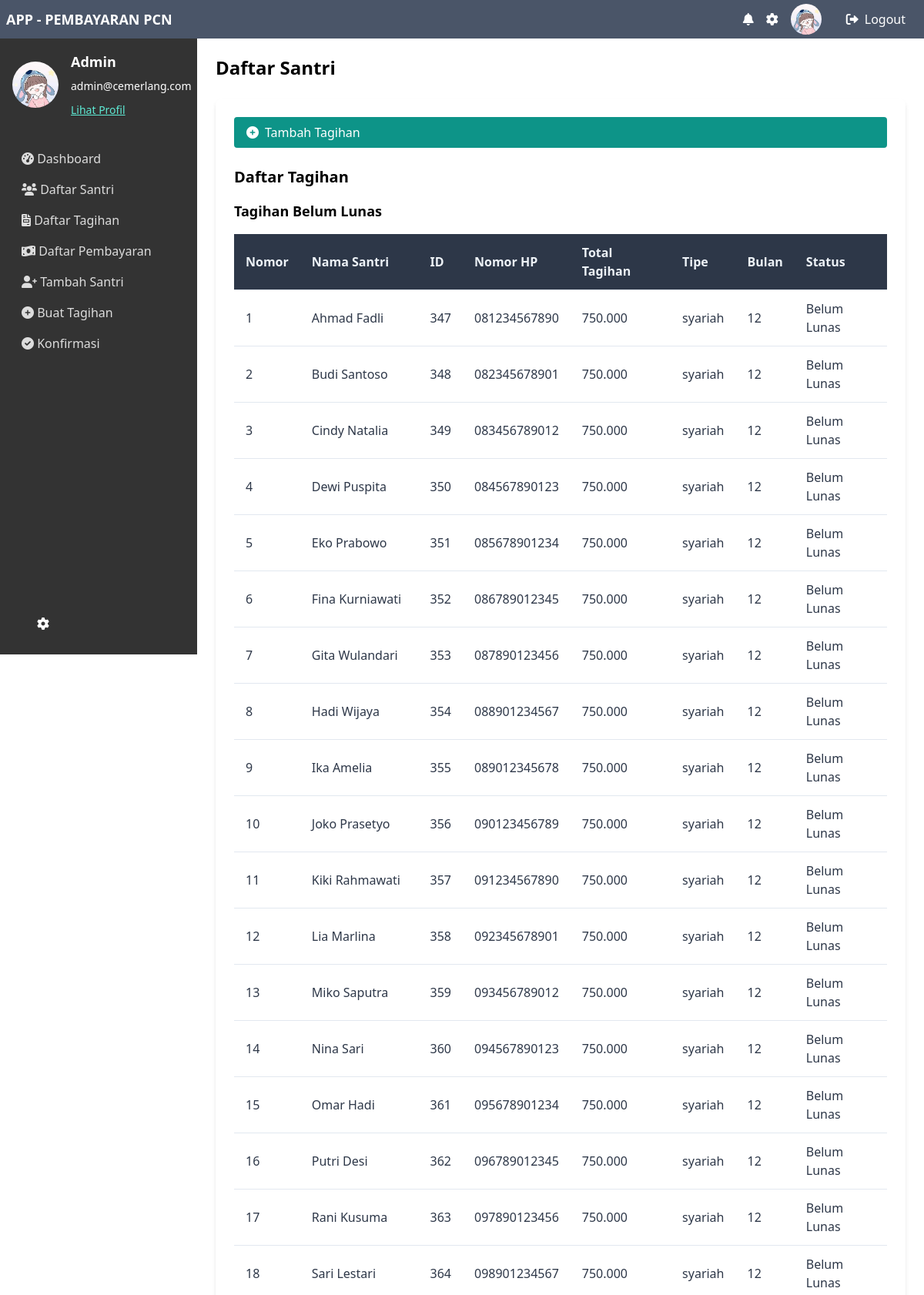
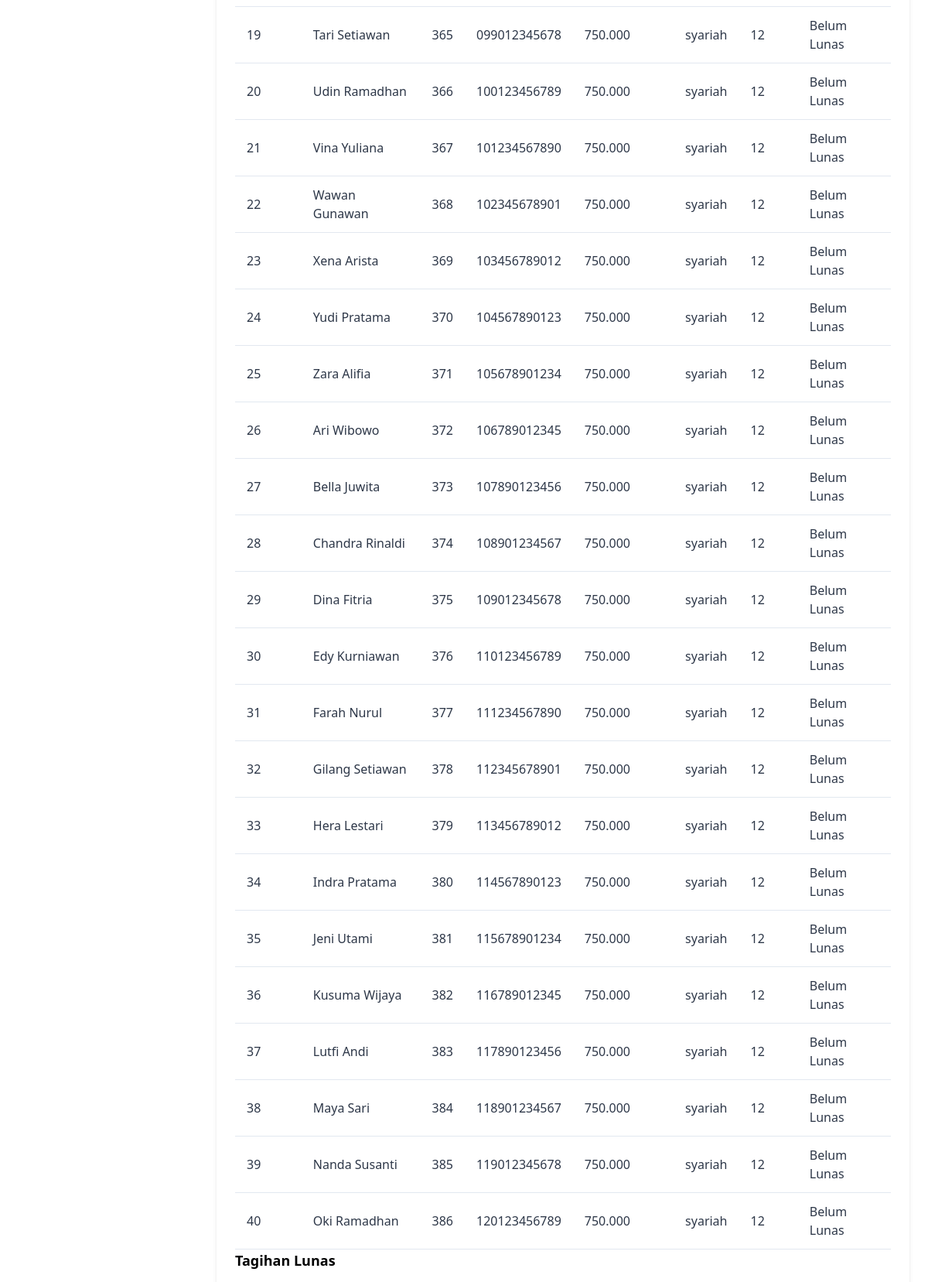
/list_tagihan.php (signed in, upper part), run on the app's committed database (2 pictures, top to bottom).
### tables this page shows
CREATE TABLE `tagihan` (
  `id` int NOT NULL,
  `santri_id` int NOT NULL,
  `total_tagihan` text NOT NULL,
  `tanggal_jatuh_tempo` date NOT NULL,
  `tipe` enum('syariah','daftar ulang') NOT NULL,
  `keterangan` text,
  `created_at` timestamp NULL DEFAULT CURRENT_TIMESTAMP,
  `updated_at` timestamp NULL DEFAULT CURRENT_TIMESTAMP ON UPDATE CURRENT_TIMESTAMP,
  `status` enum('Belum Lunas','Lunas') DEFAULT 'Belum Lunas',
  `is_confirmed` tinyint(1) DEFAULT '0',
  `bulan` char(2) NOT NULL
);

CREATE TABLE `santri` (
  `id` int NOT NULL,
  `nama_santri` varchar(100) NOT NULL,
  `alamat` text,
  `telepon` varchar(15) DEFAULT NULL,
  `email` varchar(100) DEFAULT NULL,
  `tanggal_lahir` date DEFAULT NULL
);

### list_tagihan.php (the view, shortened to what this page needs)
<?php
require 'includes/db.php';
$stmtBelumLunas = $pdo->query("SELECT t.id, s.nama_santri, s.telepon, t.total_tagihan, t.tanggal_jatuh_tempo, t.tipe, t.bulan, t.status
                               FROM tagihan t
                               JOIN santri s ON t.santri_id = s.id
                               WHERE t.is_confirmed = FALSE");
$tagihansBelumLunas = $stmtBelumLunas->fetchAll(PDO::FETCH_ASSOC);
?>
<!DOCTYPE html>
<html lang="id">
<head>
    <script src="https://cdn.tailwindcss.com"></script>
    <link rel="stylesheet" href="https://cdnjs.cloudflare.com/ajax/libs/font-awesome/6.0.0-beta3/css/all.min.css">
</head>
<body class="flex flex-col h-screen">
    <div class="navbar w-full p-2 fixed top-0 left-0 flex items-center justify-between z-10">
        <div class="text-lg font-semibold">APP - PEMBAYARAN PCN</div>
        <div class="flex items-center">
            <i class="fas fa-bell navbar-icon"></i>
            <i class="fas fa-cog navbar-icon"></i>
            <img src="img/image.png" alt="Gambar Profil" class="profile-img ml-4">
            <a href="logout.php" class="logout-button px-4 py-2 rounded  items-center ml-4 hidden md:flex"><i class="fas fa-sign-out-alt mr-2"></i> Logout</a>
        </div>
    </div>
    <div class="flex flex-1 mt-12">
        <div class="sidebar p-4">
            <div class="flex items-center text-white mb-8">
                <img src="img/image.png" alt="Gambar Profil" class="sidebar-profile-img mr-4">
                <div>
                    <div class="text-lg font-semibold mb-2">Admin</div>
                    <p class="text-sm mb-2">admin@cemerlang.com</p>
                    <a href="profile.php" class="text-teal-300 underline text-sm">Lihat Profil</a>
                </div>
            </div>
            <nav>
                <ul>
                    <li><a href="index.php" class="sidebar-link block py-2 px-3 rounded hover:bg-gray-700"><i class="fas fa-tachometer-alt"></i> Dashboard</a></li>
                    <li><a href="list_santri.php" class="sidebar-link block py-2 px-3 rounded hover:bg-gray-700"><i class="fas fa-users"></i> Daftar Santri</a></li>
                    <li><a href="list_tagihan.php" class="sidebar-link block py-2 px-3 rounded hover:bg-gray-700"><i class="fas fa-file-invoice"></i> Daftar Tagihan</a></li>
                    <li><a href="list_pembayaran.php" class="sidebar-link block py-2 px-3 rounded hover:bg-gray-700"><i class="fas fa-money-bill-wave"></i> Daftar Pembayaran</a></li>
                    <li><a href="add_santri.php" class="sidebar-link block py-2 px-3 rounded hover:bg-gray-700"><i class="fas fa-user-plus"></i> Tambah Santri</a></li>
                    <li><a href="add_tagihan.php" class="sidebar-link block py-2 px-3 rounded hover:bg-gray-700"><i class="fas fa-plus-circle"></i> Buat Tagihan</a></li>
                    <li><a href="konfirmasi_tagihan.php" class="sidebar-link block py-2 px-3 rounded hover:bg-gray-700"><i class="fas fa-check-circle"></i> Konfirmasi</a></li>
                </ul>
            </nav>
            <div class="footer-sidebar flex items-center justify-between text-white">
                <i class="fas fa-cog navbar-icon"></i>
            </div>
        </div>
        <div class="ml-64 flex-1 p-6">
            <h1 class="text-2xl font-semibold mb-6">Daftar Santri</h1>
            <div class="bg-white p-6 rounded-lg shadow-md mb-6 w-full">
                <a href="add_tagihan.php" class="bg-teal-600 text-white px-4 py-2 rounded flex items-center mb-6 hover:bg-teal-700 transition-colors">
                    <i class="fas fa-plus-circle mr-2"></i> Tambah Tagihan
                </a>
                <h1 class="text-xl font-bold mb-4">Daftar Tagihan</h1>
                <h2 class="text-lg font-semibold mb-4">Tagihan Belum Lunas</h2>
                <?php if (empty($tagihansBelumLunas)): ?>
                    <p class="text-red-500 mb-4">Tidak ada tagihan yang belum lunas.</p>
                <?php else: ?>
                    <div class="table-container">
                        <table class="modern-table">
                            <thead>
                                <tr>
                                    <th>Nomor</th>
                                    <th>Nama Santri</th>
                                    <th>ID</th>
                                    <th>Nomor HP</th>
                                    <th>Total Tagihan</th>
                                    <th>Tipe</th>
                                    <th>Bulan</th>
                                    <th>Status</th>
                                </tr>
                            </thead>
                            <tbody>
                                <?php foreach ($tagihansBelumLunas as $index => $tagihan): ?>
                                    <tr>
                                        <td><?= $index + 1 ?></td>
                                        <td><?= htmlspecialchars($tagihan['nama_santri'] ?? 'Data Tidak Tersedia') ?></td>
                                        <td><?= htmlspecialchars($tagihan['id'] ?? 'Data Tidak Tersedia') ?></td>
                                        <td><?= htmlspecialchars($tagihan['telepon'] ?? 'Data Tidak Tersedia') ?></td>
                                        <td><?= htmlspecialchars($tagihan['total_tagihan']) ?></td>
                                        <td><?= htmlspecialchars($tagihan['tipe'] ?? 'Data Tidak Tersedia') ?></td>
                                        <td><?= htmlspecialchars($tagihan['bulan'] ?? 'Data Tidak Tersedia') ?></td>
                                        <td><?= htmlspecialchars($tagihan['status'] ?? 'Belum Lunas') ?></td>
                                    </tr>
                                <?php endforeach; ?>
                            </tbody>
                        </table>
                    </div>
                <?php endif; ?>
                <h2 class="text-lg font-semibold mb-4">Tagihan Lunas</h2>
            </div>
        </div>
    </div>
</body>
</html>

### list_tagihan.php (style rules this page uses)
.sidebar { background-color: #333; display: flex; flex-direction: column; height: 100vh; position: fixed; top: 50px; left: 0; width: 16rem; }
.sidebar-link { color: #ddd; }
.navbar { background-color: #4a5568; color: #fff; height: 50px; }
.profile-img { width: 40px; height: 40px; border-radius: 50%; }
.logout-button { border: none; color: #fff; }
.navbar-icon { color: #fff; margin-left: 1rem; cursor: pointer; }
.sidebar-profile-img { width: 60px; height: 60px; border-radius: 50%; }
.footer-sidebar { margin-top: auto; padding: 1rem; }
.table-container { overflow-x: auto; }
.modern-table { width: 100%; border-collapse: collapse; }
.modern-table th, .modern-table td { padding: 12px 15px; text-align: left; border-bottom: 1px solid #e2e8f0; }
.modern-table th { background-color: #2d3748; color: #edf2f7; font-weight: bold; }
.modern-table td { color: #2d3748; }
.modern-table thead th { position: sticky; top: 0; z-index: 1; }

### data on the page
tagihan: santri.nama_santri "Ahmad Fadli", id "347", santri.telepon "081234567890", total_tagihan "750.000", tipe "syariah", bulan "12", status "Belum Lunas"
tagihan: santri.nama_santri "Budi Santoso", id "348", santri.telepon "082345678901", total_tagihan "750.000", tipe "syariah", bulan "12", status "Belum Lunas"
tagihan: santri.nama_santri "Cindy Natalia", id "349", santri.telepon "083456789012", total_tagihan "750.000", tipe "syariah", bulan "12", status "Belum Lunas"
tagihan: santri.nama_santri "Dewi Puspita", id "350", santri.telepon "084567890123", total_tagihan "750.000", tipe "syariah", bulan "12", status "Belum Lunas"
tagihan: santri.nama_santri "Eko Prabowo", id "351", santri.telepon "085678901234", total_tagihan "750.000", tipe "syariah", bulan "12", status "Belum Lunas"
tagihan: santri.nama_santri "Fina Kurniawati", id "352", santri.telepon "086789012345", total_tagihan "750.000", tipe "syariah", bulan "12", status "Belum Lunas"
tagihan: santri.nama_santri "Gita Wulandari", id "353", santri.telepon "087890123456", total_tagihan "750.000", tipe "syariah", bulan "12", status "Belum Lunas"
tagihan: santri.nama_santri "Hadi Wijaya", id "354", santri.telepon "088901234567", total_tagihan "750.000", tipe "syariah", bulan "12", status "Belum Lunas"
tagihan: santri.nama_santri "Ika Amelia", id "355", santri.telepon "089012345678", total_tagihan "750.000", tipe "syariah", bulan "12", status "Belum Lunas"
tagihan: santri.nama_santri "Joko Prasetyo", id "356", santri.telepon "090123456789", total_tagihan "750.000", tipe "syariah", bulan "12", status "Belum Lunas"
tagihan: santri.nama_santri "Kiki Rahmawati", id "357", santri.telepon "091234567890", total_tagihan "750.000", tipe "syariah", bulan "12", status "Belum Lunas"
tagihan: santri.nama_santri "Lia Marlina", id "358", santri.telepon "092345678901", total_tagihan "750.000", tipe "syariah", bulan "12", status "Belum Lunas"
tagihan: santri.nama_santri "Miko Saputra", id "359", santri.telepon "093456789012", total_tagihan "750.000", tipe "syariah", bulan "12", status "Belum Lunas"
tagihan: santri.nama_santri "Nina Sari", id "360", santri.telepon "094567890123", total_tagihan "750.000", tipe "syariah", bulan "12", status "Belum Lunas"
tagihan: santri.nama_santri "Omar Hadi", id "361", santri.telepon "095678901234", total_tagihan "750.000", tipe "syariah", bulan "12", status "Belum Lunas"
tagihan: santri.nama_santri "Putri Desi", id "362", santri.telepon "096789012345", total_tagihan "750.000", tipe "syariah", bulan "12", status "Belum Lunas"
tagihan: santri.nama_santri "Rani Kusuma", id "363", santri.telepon "097890123456", total_tagihan "750.000", tipe "syariah", bulan "12", status "Belum Lunas"
tagihan: santri.nama_santri "Sari Lestari", id "364", santri.telepon "098901234567", total_tagihan "750.000", tipe "syariah", bulan "12", status "Belum Lunas"
tagihan: santri.nama_santri "Tari Setiawan", id "365", santri.telepon "099012345678", total_tagihan "750.000", tipe "syariah", bulan "12", status "Belum Lunas"
tagihan: santri.nama_santri "Udin Ramadhan", id "366", santri.telepon "100123456789", total_tagihan "750.000", tipe "syariah", bulan "12", status "Belum Lunas"
tagihan: santri.nama_santri "Vina Yuliana", id "367", santri.telepon "101234567890", total_tagihan "750.000", tipe "syariah", bulan "12", status "Belum Lunas"
tagihan: santri.nama_santri "Wawan Gunawan", id "368", santri.telepon "102345678901", total_tagihan "750.000", tipe "syariah", bulan "12", status "Belum Lunas"
tagihan: santri.nama_santri "Xena Arista", id "369", santri.telepon "103456789012", total_tagihan "750.000", tipe "syariah", bulan "12", status "Belum Lunas"
tagihan: santri.nama_santri "Yudi Pratama", id "370", santri.telepon "104567890123", total_tagihan "750.000", tipe "syariah", bulan "12", status "Belum Lunas"
tagihan: santri.nama_santri "Zara Alifia", id "371", santri.telepon "105678901234", total_tagihan "750.000", tipe "syariah", bulan "12", status "Belum Lunas"
tagihan: santri.nama_santri "Ari Wibowo", id "372", santri.telepon "106789012345", total_tagihan "750.000", tipe "syariah", bulan "12", status "Belum Lunas"
tagihan: santri.nama_santri "Bella Juwita", id "373", santri.telepon "107890123456", total_tagihan "750.000", tipe "syariah", bulan "12", status "Belum Lunas"
tagihan: santri.nama_santri "Chandra Rinaldi", id "374", santri.telepon "108901234567", total_tagihan "750.000", tipe "syariah", bulan "12", status "Belum Lunas"
tagihan: santri.nama_santri "Dina Fitria", id "375", santri.telepon "109012345678", total_tagihan "750.000", tipe "syariah", bulan "12", status "Belum Lunas"
tagihan: santri.nama_santri "Edy Kurniawan", id "376", santri.telepon "110123456789", total_tagihan "750.000", tipe "syariah", bulan "12", status "Belum Lunas"
tagihan: santri.nama_santri "Farah Nurul", id "377", santri.telepon "111234567890", total_tagihan "750.000", tipe "syariah", bulan "12", status "Belum Lunas"
tagihan: santri.nama_santri "Gilang Setiawan", id "378", santri.telepon "112345678901", total_tagihan "750.000", tipe "syariah", bulan "12", status "Belum Lunas"
tagihan: santri.nama_santri "Hera Lestari", id "379", santri.telepon "113456789012", total_tagihan "750.000", tipe "syariah", bulan "12", status "Belum Lunas"
tagihan: santri.nama_santri "Indra Pratama", id "380", santri.telepon "114567890123", total_tagihan "750.000", tipe "syariah", bulan "12", status "Belum Lunas"
tagihan: santri.nama_santri "Jeni Utami", id "381", santri.telepon "115678901234", total_tagihan "750.000", tipe "syariah", bulan "12", status "Belum Lunas"
tagihan: santri.nama_santri "Kusuma Wijaya", id "382", santri.telepon "116789012345", total_tagihan "750.000", tipe "syariah", bulan "12", status "Belum Lunas"
tagihan: santri.nama_santri "Lutfi Andi", id "383", santri.telepon "117890123456", total_tagihan "750.000", tipe "syariah", bulan "12", status "Belum Lunas"
tagihan: santri.nama_santri "Maya Sari", id "384", santri.telepon "118901234567", total_tagihan "750.000", tipe "syariah", bulan "12", status "Belum Lunas"
tagihan: santri.nama_santri "Nanda Susanti", id "385", santri.telepon "119012345678", total_tagihan "750.000", tipe "syariah", bulan "12", status "Belum Lunas"
tagihan: santri.nama_santri "Oki Ramadhan", id "386", santri.telepon "120123456789", total_tagihan "750.000", tipe "syariah", bulan "12", status "Belum Lunas"
